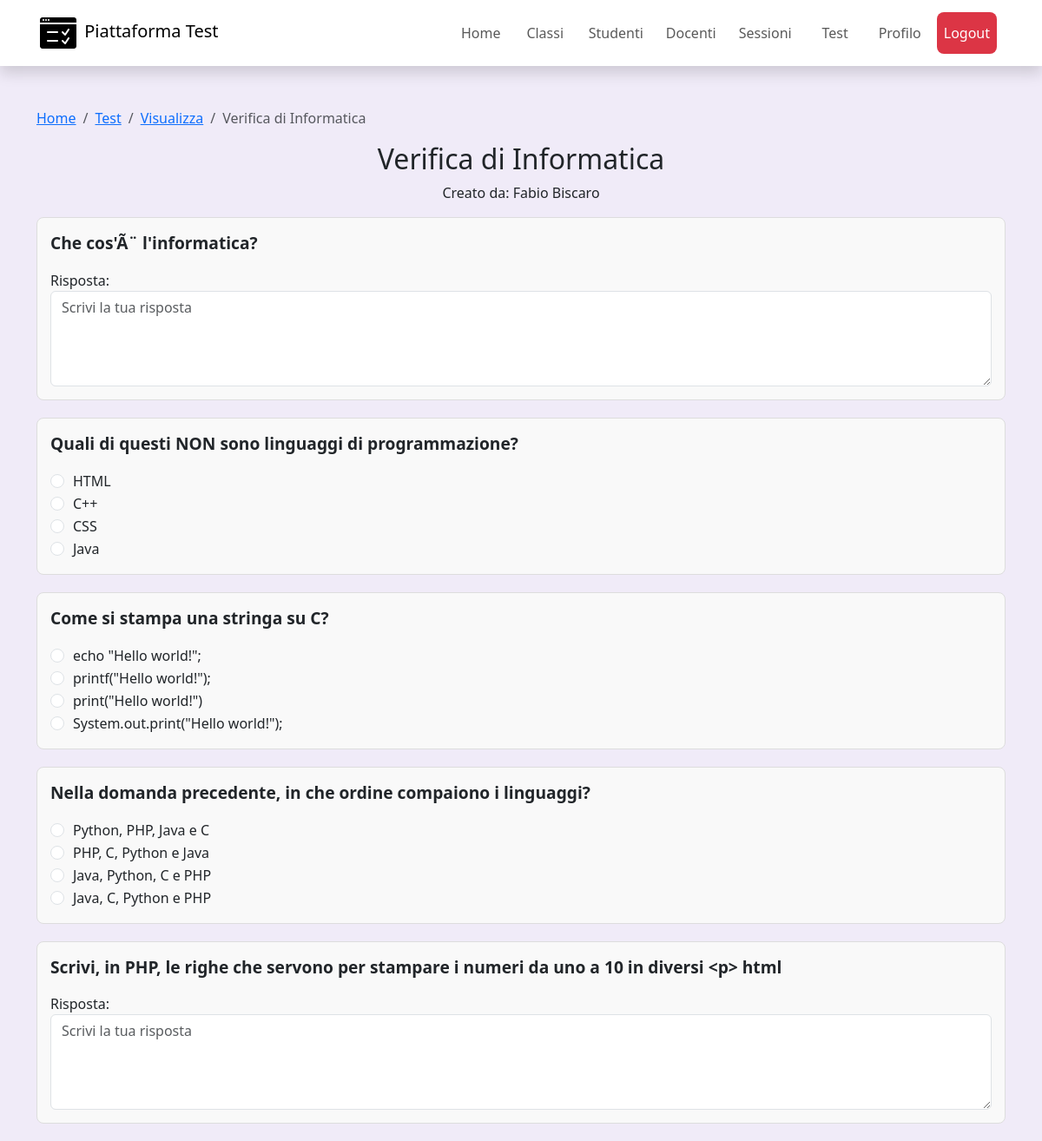
The app's page /frontend/views/visualizza_test.php?id=8 (signed in) with its own data.
### tables this page shows
CREATE TABLE `test` (
  `id` int(11) NOT NULL,
  `titolo` varchar(100) NOT NULL,
  `cf_docente` varchar(16) NOT NULL
);

CREATE TABLE `utente` (
  `codice_fiscale` varchar(16) NOT NULL,
  `nome` varchar(50) NOT NULL,
  `cognome` varchar(50) NOT NULL,
  `login` varchar(50) NOT NULL,
  `password` varchar(100) NOT NULL,
  `ruolo` enum('STUDENTE','DOCENTE','ADMIN','') NOT NULL DEFAULT 'STUDENTE'
);

CREATE TABLE `domanda` (
  `id` int(11) NOT NULL,
  `testo` text NOT NULL,
  `tipo` enum('APERTA','MULTIPLA','','') NOT NULL,
  `test_id` int(11) NOT NULL,
  `punti` double DEFAULT 0
);

CREATE TABLE `opzioni_domanda` (
  `id` int(11) NOT NULL,
  `domanda_id` int(11) NOT NULL,
  `testo_opzione` varchar(500) NOT NULL,
  `corretta` tinyint(1) NOT NULL DEFAULT 0
);

### frontend/views/visualizza_test.php (the view, shortened to what this page needs)
<?php
require("./../../backend/Include/db_connect.php");
$test_id = isset($_GET['id']) ? (int) $_GET['id'] : 0;
$SQL_query_test = "SELECT t.titolo, d.nome AS nome_docente, d.cognome AS cognome_docente
                   FROM test AS t
                   JOIN utente AS d ON d.codice_fiscale = t.cf_docente
                   WHERE t.id = ?";
$stmt_test = $conn->prepare($SQL_query_test);
$stmt_test->bind_param("i", $test_id);
$stmt_test->execute();
$result_test = $stmt_test->get_result();
$row_test = $result_test->fetch_assoc();
$SQL_query_domande = "SELECT id, testo, tipo
                      FROM domanda
                      WHERE test_id = ?";
$stmt_domande = $conn->prepare($SQL_query_domande);
$stmt_domande->bind_param("i", $test_id);
$stmt_domande->execute();
$result_domande = $stmt_domande->get_result();
?>
<!DOCTYPE html>
<html lang="it">
<head>
    <link href="https://cdn.jsdelivr.net/npm/bootstrap@5.3.0/dist/css/bootstrap.min.css" rel="stylesheet">
    <link href="https://cdn.jsdelivr.net/npm/feather-icons@4.30.0/dist/feather.min.css" rel="stylesheet">
</head>
<body style="background-color: rgb(240, 235, 248);">
    <?php include("components/navbar.php"); ?>
    <div class="container mt-5">
        <div>
            <nav aria-label="breadcrumb">
                <ol class="breadcrumb">
                    <li class="breadcrumb-item"><a href="index.php">Home</a></li>
                    <li class="breadcrumb-item"><a href="test.php">Test</a></li>
                    <li class="breadcrumb-item"><a href="test.php"><?= (isset($_GET['modalita']) ? ($_GET['modalita']=="mod" ? "Modifica" : "Visualizza" ) : "Visualizza") ?></a></li>
                    <li class="breadcrumb-item active"><?php echo htmlspecialchars($row_test['titolo']); ?></li>
                </ol>
            </nav>
        </div>
        <h2 class="text-center"><?php echo htmlspecialchars($row_test['titolo']); ?></h2>
        <p class="text-center">Creato da: <?php echo ucfirst(strtolower($row_test['nome_docente'])) . " " . ucfirst(strtolower($row_test['cognome_docente'])); ?></p>
        <form id="test-form">
            <?php
            if ($result_domande->num_rows > 0) {
                while ($row_domanda = $result_domande->fetch_assoc()) {
                    echo "<div class='question-container'>";
                    echo "<p class='question-title'>" . htmlspecialchars($row_domanda['testo']) . "</p>";
                    if ($row_domanda['tipo'] == 'APERTA') {
                        echo "<div class='question-text'>
                                <label for='answer_{$row_domanda['id']}'>Risposta:</label>
                                <textarea id='answer_{$row_domanda['id']}' class='form-control' rows='4' placeholder='Scrivi la tua risposta'></textarea>
                              </div>";
                    }
                    if ($row_domanda['tipo'] == 'MULTIPLA') {
                        $SQL_query_opzioni = "SELECT * FROM opzioni_domanda WHERE domanda_id = ?";
                        $stmt_opzioni = $conn->prepare($SQL_query_opzioni);
                        $stmt_opzioni->bind_param("i", $row_domanda['id']);
                        $stmt_opzioni->execute();
                        $result_opzioni = $stmt_opzioni->get_result();
                        echo "<div class='options-list'>";
                        while ($row_opzione = $result_opzioni->fetch_assoc()) {
                            echo "<div class='form-check'>
                                    <input class='form-check-input' type='radio' name='question_{$row_domanda['id']}' id='option_{$row_opzione['id']}'>
                                    <label class='form-check-label' for='option_{$row_opzione['id']}'>
                                        " . $row_opzione['testo_opzione'] . "
                                    </label>
                                  </div>";
                        }
                        echo "</div>";
                    }
                    echo "</div>";
                }
            } else {
                echo "<p>Non ci sono domande per questo test.</p>";
            }
            ?>
        </form>
    </div>
</body>
</html>

### frontend/views/visualizza_test.php (style rules this page uses)
.question-container { margin-bottom: 20px; border: 1px solid #ddd; padding: 15px; border-radius: 8px; background-color: #f9f9f9; }
.question-container .question-title { font-weight: bold; font-size: 1.2rem; }
.question-container .question-text { margin-top: 10px; }
.question-container .options-list { margin-top: 10px; }
.question-container input[type="radio"], .question-container input[type="checkbox"] { margin-right: 10px; }
.form-check-label { font-size: 1rem; }
.form-control { font-size: 1rem; }

### frontend/views/components/navbar.php (style rules this page uses)
.active { color: #fff; }

### records on screen
test: titolo "Verifica di Informatica", cf_docente.nome "Fabio", cf_docente.cognome "Biscaro"
domanda: testo "Che cos'Ã¨ l'informatica?", id "Scrivi la tua risposta"
domanda: testo "Quali di questi NON sono linguaggi di programmazione?"
opzioni_domanda: testo_opzione "HTML"
opzioni_domanda: testo_opzione "C++"
opzioni_domanda: testo_opzione "CSS"
opzioni_domanda: testo_opzione "Java"
domanda: testo "Come si stampa una stringa su C?"
opzioni_domanda: testo_opzione "echo \"Hello world!\";"
opzioni_domanda: testo_opzione "printf(\"Hello world!\");"
opzioni_domanda: testo_opzione "print(\"Hello world!\")"
opzioni_domanda: testo_opzione "System.out.print(\"Hello world!\");"
domanda: testo "Nella domanda precedente, in che ordine compaiono i linguaggi?"
opzioni_domanda: testo_opzione "Python, PHP, Java e C"
opzioni_domanda: testo_opzione "PHP, C, Python e Java"
opzioni_domanda: testo_opzione "Java, Python, C e PHP"
opzioni_domanda: testo_opzione "Java, C, Python e PHP"
domanda: testo "Scrivi, in PHP, le righe che servono per stampare i numeri da uno a 10 in diversi <p> html", id "Scrivi la tua risposta"
